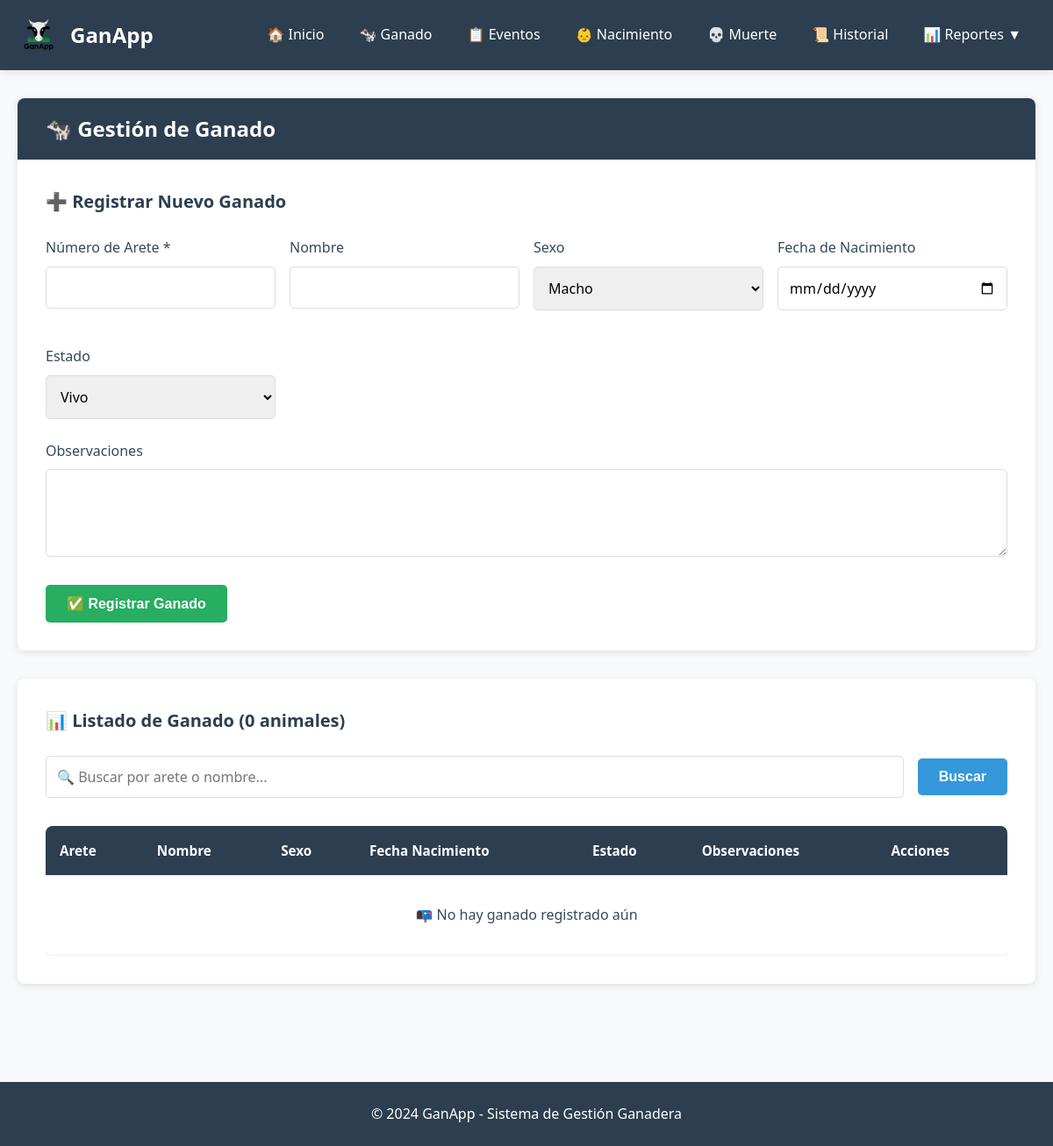
The app's page /ganado, older data.
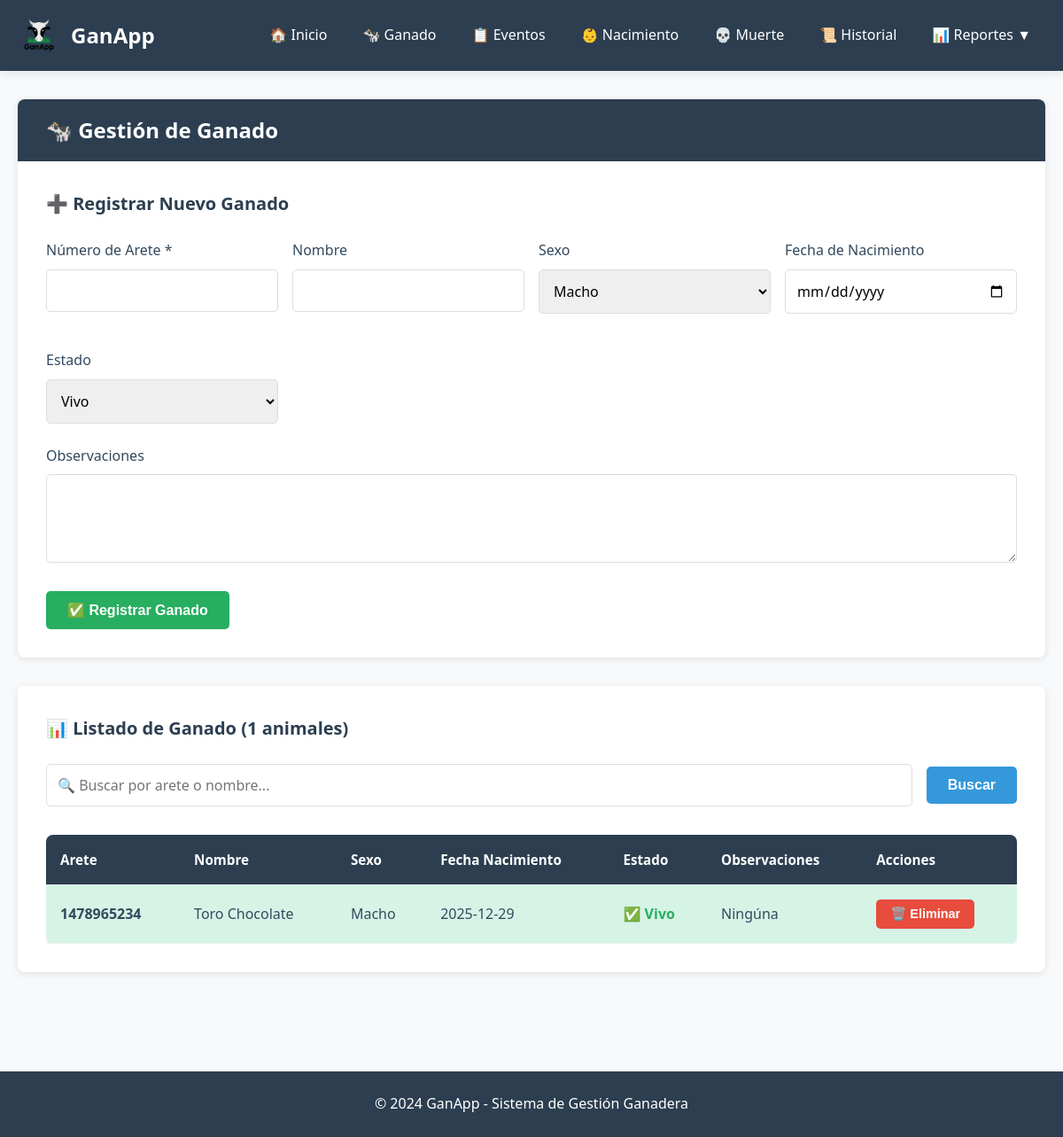
The same page, newer data.
### tables this page shows
CREATE TABLE ganado (
        id INTEGER PRIMARY KEY AUTOINCREMENT,
        arete TEXT UNIQUE NOT NULL,
        nombre TEXT,
        sexo TEXT,
        fecha_nacimiento TEXT,
        estado TEXT DEFAULT 'Vivo',
        observaciones TEXT,
        fecha_registro TIMESTAMP DEFAULT CURRENT_TIMESTAMP
    );

### app.py (the view)
@app.route('/ganado')
def listar_ganado():
    busqueda = request.args.get('buscar', '')
    conn = database.conectar()
    cursor = conn.cursor()
    if busqueda:
        cursor.execute("""
            SELECT arete, nombre, sexo, fecha_nacimiento, estado, observaciones
            FROM ganado
            WHERE LOWER(arete) LIKE ? OR LOWER(nombre) LIKE ?
            ORDER BY arete
        """, (f'%{busqueda.lower()}%', f'%{busqueda.lower()}%'))
    else:
        cursor.execute("""
            SELECT arete, nombre, sexo, fecha_nacimiento, estado, observaciones
            FROM ganado
            ORDER BY arete
        """)
    ganado = cursor.fetchall()
    conn.close()
    return render_template('ganado.html', ganado=ganado, busqueda=busqueda)

### database.py (called while the page is built)
def conectar():
    return sqlite3.connect(DB_NAME)

### templates/ganado.html (shortened to what this page needs)
{% extends "base.html" %}
{% block content %}
<div class="card">
    <div class="card-header">
        <h2>🐄 Gestión de Ganado</h2>
    </div>
    <h3 class="card-title">➕ Registrar Nuevo Ganado</h3>
    <form method="POST" action="{{ url_for('registrar_ganado') }}">
        <div style="display: grid; grid-template-columns: repeat(auto-fit, minmax(250px, 1fr)); gap: 1rem;">
            <div class="form-group">
                <label class="form-label">Número de Arete *</label>
                <input type="text" name="arete" class="form-control" required>
            </div>
            <div class="form-group">
                <label class="form-label">Nombre</label>
                <input type="text" name="nombre" class="form-control">
            </div>
            <div class="form-group">
                <label class="form-label">Sexo</label>
                <select name="sexo" class="form-control">
                    <option value="Macho">Macho</option>
                </select>
            </div>
            <div class="form-group">
                <label class="form-label">Fecha de Nacimiento</label>
                <input type="date" name="fecha" class="form-control" value="{{ today }}">
            </div>
            <div class="form-group">
                <label class="form-label">Estado</label>
                <select name="estado" class="form-control">
                    <option value="Vivo">Vivo</option>
                </select>
            </div>
        </div>
        <div class="form-group">
            <label class="form-label">Observaciones</label>
            <textarea name="observaciones" class="form-control"></textarea>
        </div>
        <button type="submit" class="btn btn-success">✅ Registrar Ganado</button>
    </form>
</div>
<div class="card">
    <h3 class="card-title">📊 Listado de Ganado ({{ ganado|length }} animales)</h3>
    <form method="GET" action="{{ url_for('listar_ganado') }}" class="search-bar">
        <input type="text" name="buscar" class="form-control"
               placeholder="🔍 Buscar por arete o nombre..."
               value="{{ busqueda }}">
        <button type="submit" class="btn btn-primary">Buscar</button>
    </form>
    <div class="table-container">
        <table>
            <thead>
                <tr>
                    <th>Arete</th>
                    <th>Nombre</th>
                    <th>Sexo</th>
                    <th>Fecha Nacimiento</th>
                    <th>Estado</th>
                    <th>Observaciones</th>
                    <th>Acciones</th>
                </tr>
            </thead>
            <tbody>
                {% for animal in ganado %}
                <tr class="{% if animal[4] and animal[4].lower() == 'vivo' %}row-vivo{% else %}row-muerto{% endif %}">
                    <td><strong>{{ animal[0] }}</strong></td>
                    <td>{{ animal[1] or '-' }}</td>
                    <td>{{ animal[2] }}</td>
                    <td>{{ animal[3] }}</td>
                    <td>
                        {% if animal[4] and animal[4].lower() == 'vivo' %}
                            <span style="color: var(--success); font-weight: bold;">✅ Vivo</span>
                        {% else %}
                            <span style="color: var(--danger); font-weight: bold;">❌ Muerto</span>
                        {% endif %}
                    </td>
                    <td>{{ animal[5] or '-' }}</td>
                    <td>
                        <form method="POST" action="{{ url_for('eliminar_ganado') }}"
                              style="display: inline;"
                              onsubmit="return confirm('¿Estás seguro de eliminar el ganado {{ animal[0] }}?');">
                            <button type="submit" class="btn btn-danger" style="padding: 0.5rem 1rem; font-size: 0.9rem;">
                                🗑️ Eliminar
                            </button>
                        </form>
                    </td>
                </tr>
                {% else %}
                <tr>
                    <td colspan="7" style="text-align: center; padding: 2rem; color: var(--dark);">
                        {% if busqueda %}
                            ❌ No se encontraron resultados para "{{ busqueda }}"
                        {% else %}
                            📭 No hay ganado registrado aún
                        {% endif %}
                    </td>
                </tr>
                {% endfor %}
            </tbody>
        </table>
    </div>
</div>
{% endblock %}

### templates/base.html (shortened to what this page needs)
<!DOCTYPE html>
<html lang="es">
<head>
    <link rel="stylesheet" href="{{ url_for('static', filename='css/style.css') }}">
</head>
<body>
    <nav class="navbar">
        <div class="container">
            <div class="nav-brand">
                <img src="{{ url_for('static', filename='img/logo.png') }}" alt="Logo GanApp" class="logo">
                <h1>GanApp</h1>
            </div>
            <ul class="nav-menu">
                <li><a href="{{ url_for('index') }}" class="nav-link">🏠 Inicio</a></li>
                <li><a href="{{ url_for('listar_ganado') }}" class="nav-link">🐄 Ganado</a></li>
                <li><a href="{{ url_for('eventos') }}" class="nav-link">📋 Eventos</a></li>
                <li><a href="{{ url_for('nacimiento') }}" class="nav-link">👶 Nacimiento</a></li>
                <li><a href="{{ url_for('muerte') }}" class="nav-link">💀 Muerte</a></li>
                <li><a href="{{ url_for('historial') }}" class="nav-link">📜 Historial</a></li>
                <li class="dropdown">
                    <a href="#" class="nav-link">📊 Reportes ▼</a>
                </li>
            </ul>
        </div>
    </nav>
    <main class="main-content">
        <div class="container">
            {% block content %}{% endblock %}
        </div>
    </main>
    <footer class="footer">
        <div class="container">
            <p>&copy; 2024 GanApp - Sistema de Gestión Ganadera</p>
        </div>
    </footer>
</body>
</html>

### static/css/style.css (style rules this page uses)
:root { --primary: #2C3E50; --secondary: #3498DB; --success: #27AE60; --danger: #E74C3C; --warning: #F39C12; --light: #ECF0F1; --dark: #34495E; --white: #FFFFFF; --hover: #5DADE2; --bg-main: #F8F9FA; }
* { margin: 0; padding: 0; box-sizing: border-box; }
body { font-family: 'Segoe UI', Tahoma, Geneva, Verdana, sans-serif; background-color: var(--bg-main); color: var(--dark); line-height: 1.6; }
.container { max-width: 1400px; margin: 0 auto; padding: 0 20px; }
.navbar { background-color: var(--primary); color: var(--white); padding: 1rem 0; box-shadow: 0 2px 10px rgba(0,0,0,0.1); position: sticky; top: 0; z-index: 1000; }
.navbar .container { display: flex; justify-content: space-between; align-items: center; }
.nav-brand { display: flex; align-items: center; gap: 0.75rem; }
.nav-brand .logo { width: 48px; height: 48px; object-fit: contain; border-radius: 6px; }
.nav-brand h1 { font-size: 1.5rem; font-weight: bold; margin: 0; }
.nav-menu { display: flex; list-style: none; gap: 0.5rem; }
.nav-link { color: var(--white); text-decoration: none; padding: 0.5rem 1rem; border-radius: 5px; transition: background-color 0.3s; font-weight: 500; }
.dropdown { position: relative; }
.main-content { min-height: calc(100vh - 180px); padding: 2rem 0; }
.card { background-color: var(--white); border-radius: 8px; padding: 2rem; box-shadow: 0 2px 8px rgba(0,0,0,0.1); margin-bottom: 2rem; }
.card-header { background-color: var(--primary); color: var(--white); padding: 1rem 2rem; border-radius: 8px 8px 0 0; margin: -2rem -2rem 2rem -2rem; }
.card-header h2 { font-size: 1.5rem; font-weight: bold; }
.card-title { font-size: 1.25rem; font-weight: bold; color: var(--primary); margin-bottom: 1.5rem; }
.form-group { margin-bottom: 1.5rem; }
.form-label { display: block; margin-bottom: 0.5rem; font-weight: 500; color: var(--dark); }
.form-control { width: 100%; padding: 0.75rem; border: 1px solid #ddd; border-radius: 5px; font-size: 1rem; font-family: 'Segoe UI', sans-serif; transition: border-color 0.3s, box-shadow 0.3s; }
select.form-control { cursor: pointer; }
textarea.form-control { resize: vertical; min-height: 100px; }
.btn { display: inline-block; padding: 0.75rem 1.5rem; border: none; border-radius: 5px; font-size: 1rem; font-weight: bold; text-decoration: none; cursor: pointer; transition: all 0.3s; text-align: center; }
.btn-primary { background-color: var(--secondary); color: var(--white); }
.btn-success { background-color: var(--success); color: var(--white); }
.btn-danger { background-color: var(--danger); color: var(--white); }
.table-container { overflow-x: auto; margin-top: 1rem; }
table { width: 100%; border-collapse: collapse; background-color: var(--white); border-radius: 8px; overflow: hidden; box-shadow: 0 2px 8px rgba(0,0,0,0.1); }
thead { background-color: var(--primary); color: var(--white); }
th, td { padding: 1rem; text-align: left; border-bottom: 1px solid var(--light); }
th { font-weight: bold; font-size: 0.95rem; }
tbody tr.row-vivo { background-color: #D5F4E6; }
.search-bar { display: flex; gap: 1rem; margin-bottom: 2rem; align-items: center; }
.search-bar input { flex: 1; }
.footer { background-color: var(--primary); color: var(--white); text-align: center; padding: 1.5rem 0; margin-top: 3rem; }

Row changes from the older to the newer data that the page shows:
added ganado: arete "1478965234", nombre "Toro Chocolate", sexo "Macho", fecha_nacimiento "2025-12-29", estado "✅ Vivo", observaciones "Ningúna"
Text that changed along with them:
{{ ganado|length }}: "0" → "1"
text no longer shown: "📭 No hay ganado registrado aún"
